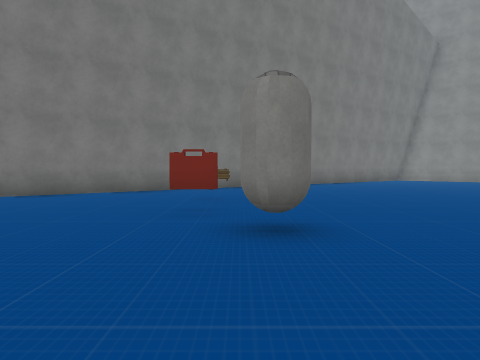
View 1 (above)

22 first-person views from a walk through a 3-D level made in the Unity game engine. The camera is 1.4 m above the floor, tilts 2° down and sees 70° across. The floor is counted in squares, 2 m on a side. Each view is taken from the middle of a square. On the plan, view 1 faces up. The plan holds only what a view shows up to about 11 squares ahead; the rest is blank. The place goes on beyond the plan. The player is left out. Some animated figures are not drawn. Some surface patterns are stand-ins.

View 2
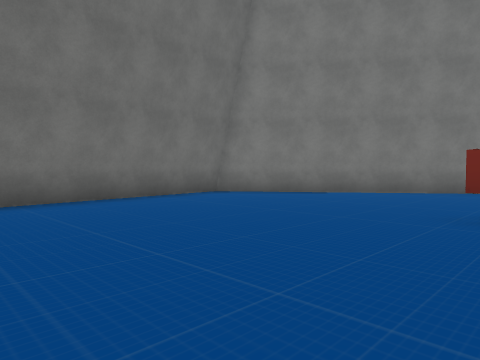

View 3
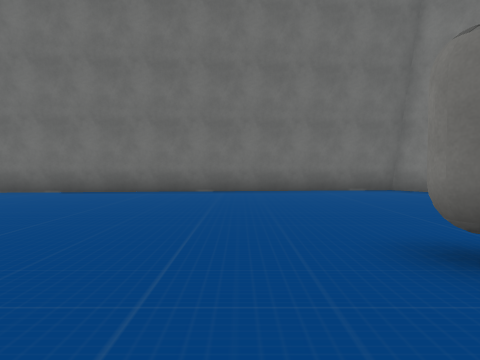

View 4
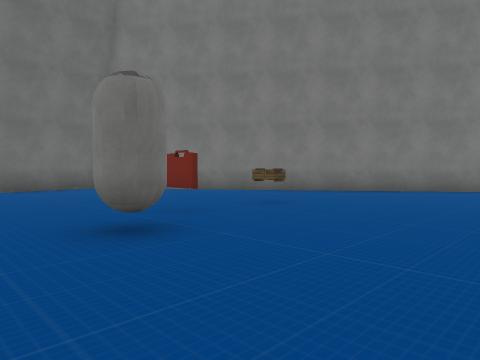

View 5
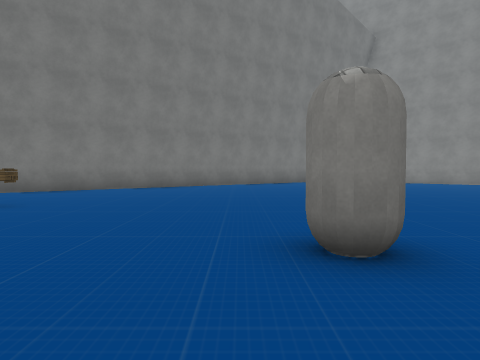

View 6
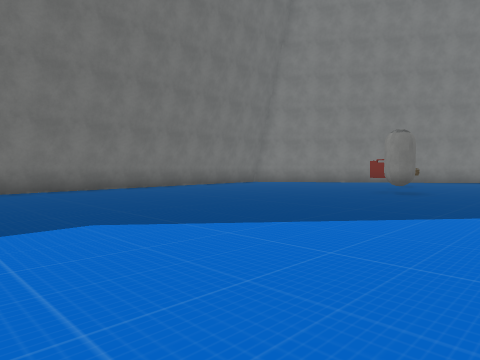

View 7
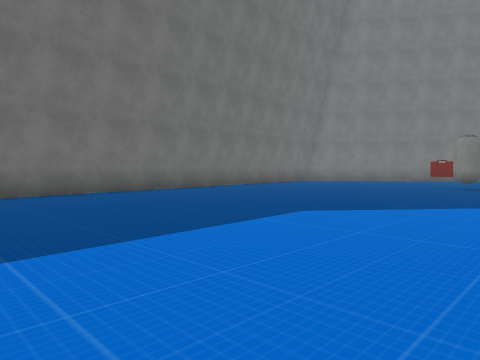

View 8
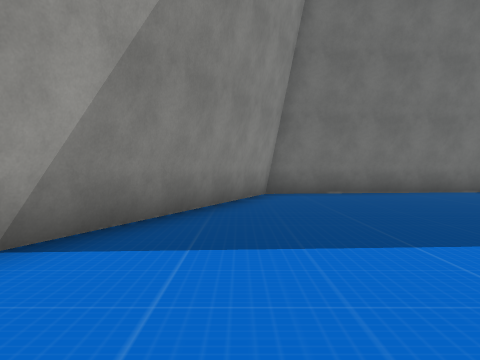

View 9
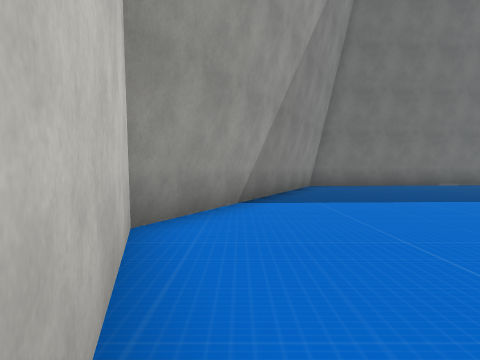

View 10
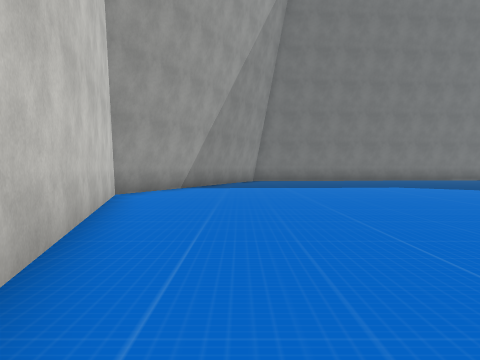

View 11
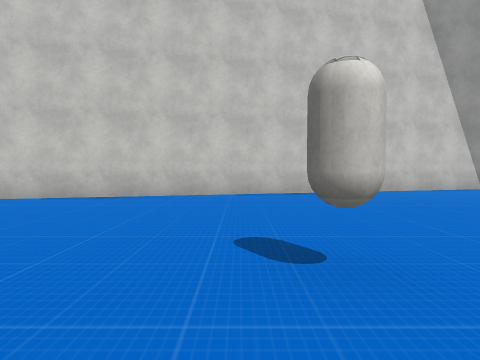

View 12
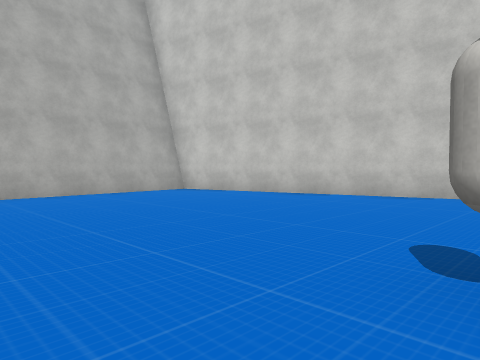

View 13
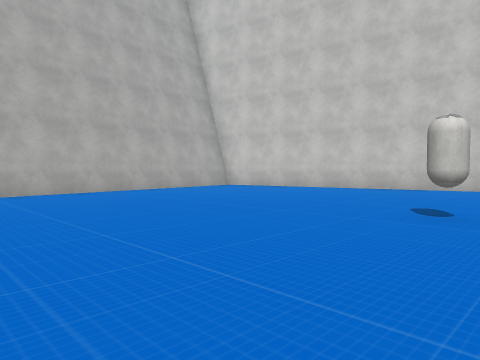

View 14
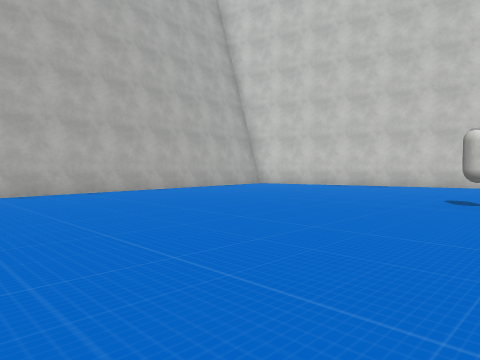

View 15
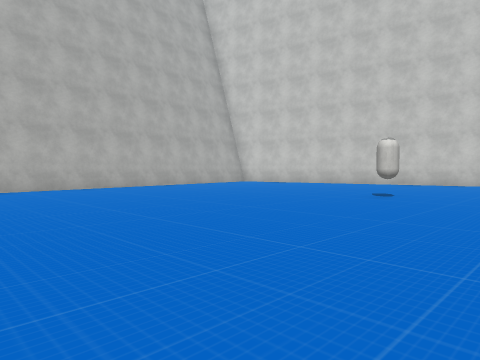

View 16
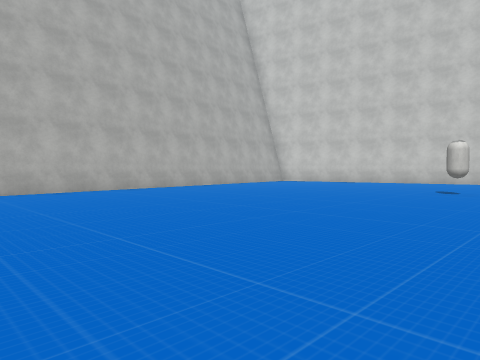

View 17
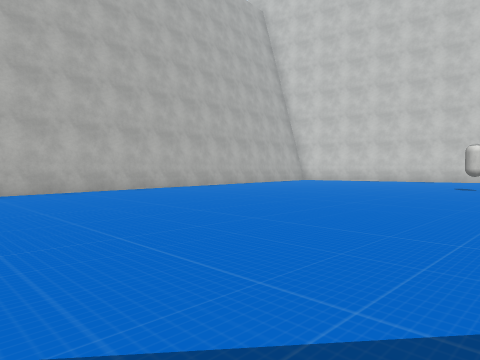

View 18
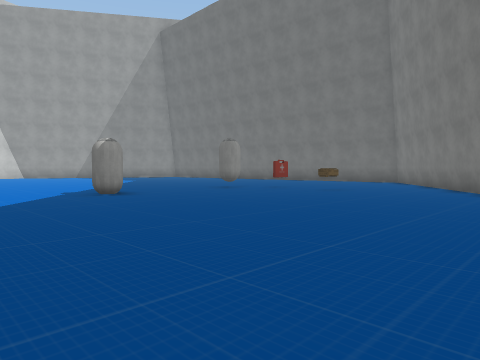

View 19
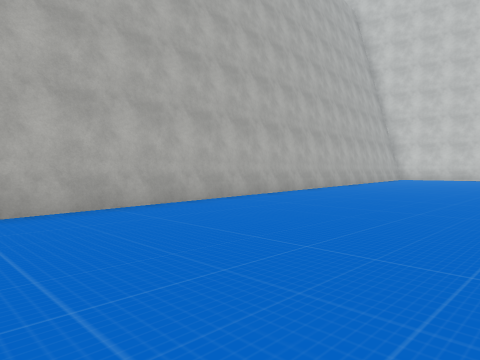

View 20
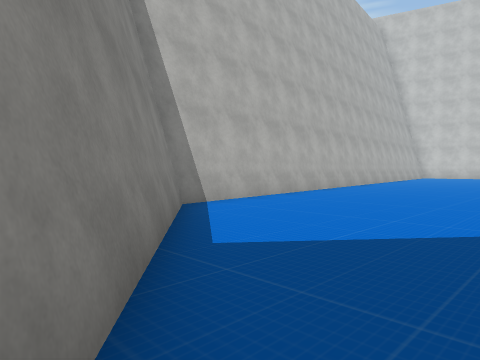

View 21
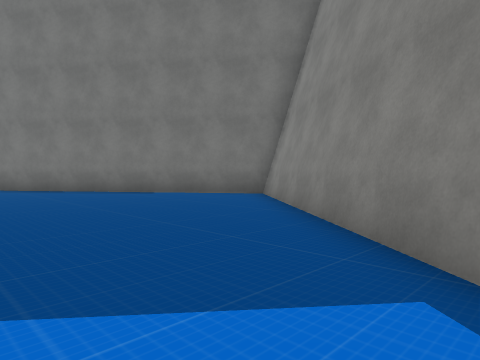

View 22
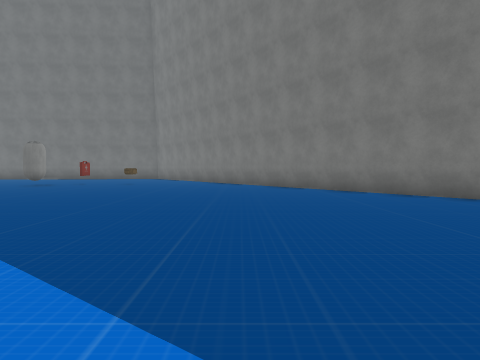

### Floor plan
Points are (right, up) in squares from view 1. A wall is a line through its corners. A room is listed if a view was taken in it or the views show most of it. See-through windows are left out.
Room 1 (views 1, 2, 3, 4, 5, 6, 7, 8, 9, 10, 11, 12, 13, 14, 15, 16, 17, 18, 19, 20, 21, 22)
walls: (3.1, -13.3) (18.4, -9.2); (19.6, -8.1) (17.6, 12.2) (8.9, 19.1) (-7.7, 6.8) (-6.1, -9.2) (3.4, -13.2)
objects: other object (-1, 5); other object (-1, 7); other object (0, 4); other object (5, 4); other object (10, -4)

Positions as (right, up) in squares from view 1, and headings:
1: (0, 0), facing up
2: (0, 0), facing up-left
3: (3, 2), facing left
4: (4, 2), facing up-left
5: (4, 1), facing up
6: (4, -6), facing up-left
7: (3, -9), facing up-left
8: (3, -10), facing left
9: (7, -12), facing left
10: (12, -10), facing left
11: (11, -2), facing down
12: (10, -2), facing down-right
13: (9, 1), facing down-right
14: (9, 3), facing down-right
15: (7, 4), facing down-right
16: (8, 6), facing down-right
17: (8, 8), facing down-right
18: (9, 13), facing down-left
19: (12, 12), facing down-right
20: (12, 16), facing down-right
21: (15, 12), facing up-left
22: (14, 12), facing left
